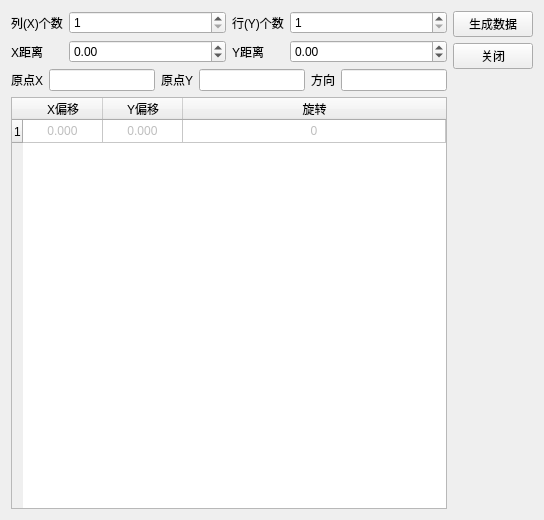
<?xml version="1.0" encoding="UTF-8"?>
<ui version="4.0">
 <class>ArrayDataSetup</class>
 <widget class="QWidget" name="ArrayDataSetup">
  <property name="geometry">
   <rect>
    <x>0</x>
    <y>0</y>
    <width>544</width>
    <height>520</height>
   </rect>
  </property>
  <property name="windowTitle">
   <string>arraydatasetup</string>
  </property>
  <layout class="QGridLayout" name="gridLayout_2">
   <item row="2" column="2" rowspan="2">
    <layout class="QVBoxLayout" name="verticalLayout_2">
     <item>
      <widget class="QPushButton" name="pushButton">
       <property name="text">
        <string>生成数据</string>
       </property>
      </widget>
     </item>
     <item>
      <widget class="QPushButton" name="pushButton_3">
       <property name="text">
        <string>关闭</string>
       </property>
      </widget>
     </item>
     <item>
      <widget class="QLabel" name="label_7">
       <property name="text">
        <string/>
       </property>
      </widget>
     </item>
    </layout>
   </item>
   <item row="3" column="1">
    <widget class="QTableWidget" name="tableWidget">
     <property name="alternatingRowColors">
      <bool>true</bool>
     </property>
     <attribute name="horizontalHeaderDefaultSectionSize">
      <number>80</number>
     </attribute>
     <attribute name="horizontalHeaderStretchLastSection">
      <bool>true</bool>
     </attribute>
     <attribute name="verticalHeaderDefaultSectionSize">
      <number>23</number>
     </attribute>
     <row/>
     <column>
      <property name="text">
       <string>X偏移</string>
      </property>
     </column>
     <column>
      <property name="text">
       <string>Y偏移</string>
      </property>
     </column>
     <column>
      <property name="text">
       <string>旋转</string>
      </property>
     </column>
     <item row="0" column="0">
      <property name="text">
       <string>0.000</string>
      </property>
      <property name="textAlignment">
       <set>AlignCenter</set>
      </property>
      <property name="flags">
       <set>ItemIsSelectable|ItemIsDragEnabled|ItemIsUserCheckable</set>
      </property>
     </item>
     <item row="0" column="1">
      <property name="text">
       <string>0.000</string>
      </property>
      <property name="textAlignment">
       <set>AlignCenter</set>
      </property>
      <property name="flags">
       <set>ItemIsSelectable|ItemIsDragEnabled|ItemIsUserCheckable</set>
      </property>
     </item>
     <item row="0" column="2">
      <property name="text">
       <string>0</string>
      </property>
      <property name="textAlignment">
       <set>AlignCenter</set>
      </property>
      <property name="flags">
       <set>ItemIsSelectable|ItemIsDragEnabled|ItemIsUserCheckable</set>
      </property>
     </item>
    </widget>
   </item>
   <item row="2" column="1">
    <layout class="QGridLayout" name="gridLayout" columnstretch="0,1,0,1">
     <item row="1" column="0">
      <widget class="QLabel" name="label_3">
       <property name="text">
        <string>X距离</string>
       </property>
      </widget>
     </item>
     <item row="1" column="2">
      <widget class="QLabel" name="label_4">
       <property name="text">
        <string>Y距离</string>
       </property>
      </widget>
     </item>
     <item row="1" column="1">
      <widget class="QDoubleSpinBox" name="doubleSpinBox">
       <property name="minimum">
        <double>-1000.000000000000000</double>
       </property>
       <property name="maximum">
        <double>1000.000000000000000</double>
       </property>
      </widget>
     </item>
     <item row="0" column="0">
      <widget class="QLabel" name="label">
       <property name="text">
        <string>列(X)个数</string>
       </property>
      </widget>
     </item>
     <item row="0" column="1">
      <widget class="QSpinBox" name="spinBox">
       <property name="minimum">
        <number>1</number>
       </property>
      </widget>
     </item>
     <item row="0" column="3">
      <widget class="QSpinBox" name="spinBox_2">
       <property name="minimum">
        <number>1</number>
       </property>
      </widget>
     </item>
     <item row="0" column="2">
      <widget class="QLabel" name="label_2">
       <property name="text">
        <string>行(Y)个数</string>
       </property>
      </widget>
     </item>
     <item row="2" column="0" colspan="4">
      <layout class="QHBoxLayout" name="horizontalLayout">
       <item>
        <widget class="QLabel" name="label_5">
         <property name="text">
          <string>原点X</string>
         </property>
        </widget>
       </item>
       <item>
        <widget class="QLineEdit" name="lineEdit">
         <property name="contextMenuPolicy">
          <enum>Qt::ActionsContextMenu</enum>
         </property>
        </widget>
       </item>
       <item>
        <widget class="QLabel" name="label_6">
         <property name="text">
          <string>原点Y</string>
         </property>
        </widget>
       </item>
       <item>
        <widget class="QLineEdit" name="lineEdit_2">
         <property name="contextMenuPolicy">
          <enum>Qt::ActionsContextMenu</enum>
         </property>
        </widget>
       </item>
       <item>
        <widget class="QLabel" name="label_8">
         <property name="text">
          <string>方向</string>
         </property>
        </widget>
       </item>
       <item>
        <widget class="QLineEdit" name="lineEdit_3">
         <property name="contextMenuPolicy">
          <enum>Qt::ActionsContextMenu</enum>
         </property>
        </widget>
       </item>
      </layout>
     </item>
     <item row="1" column="3">
      <widget class="QDoubleSpinBox" name="doubleSpinBox_2">
       <property name="minimum">
        <double>-1000.000000000000000</double>
       </property>
       <property name="maximum">
        <double>1000.000000000000000</double>
       </property>
      </widget>
     </item>
    </layout>
   </item>
   <item row="1" column="0">
    <layout class="QVBoxLayout" name="verticalLayout_3"/>
   </item>
  </layout>
  <action name="actionGet">
   <property name="text">
    <string>获取</string>
   </property>
  </action>
  <action name="actionGet_2">
   <property name="text">
    <string>获取</string>
   </property>
  </action>
 </widget>
 <layoutdefault spacing="6" margin="11"/>
 <resources/>
 <connections/>
</ui>
